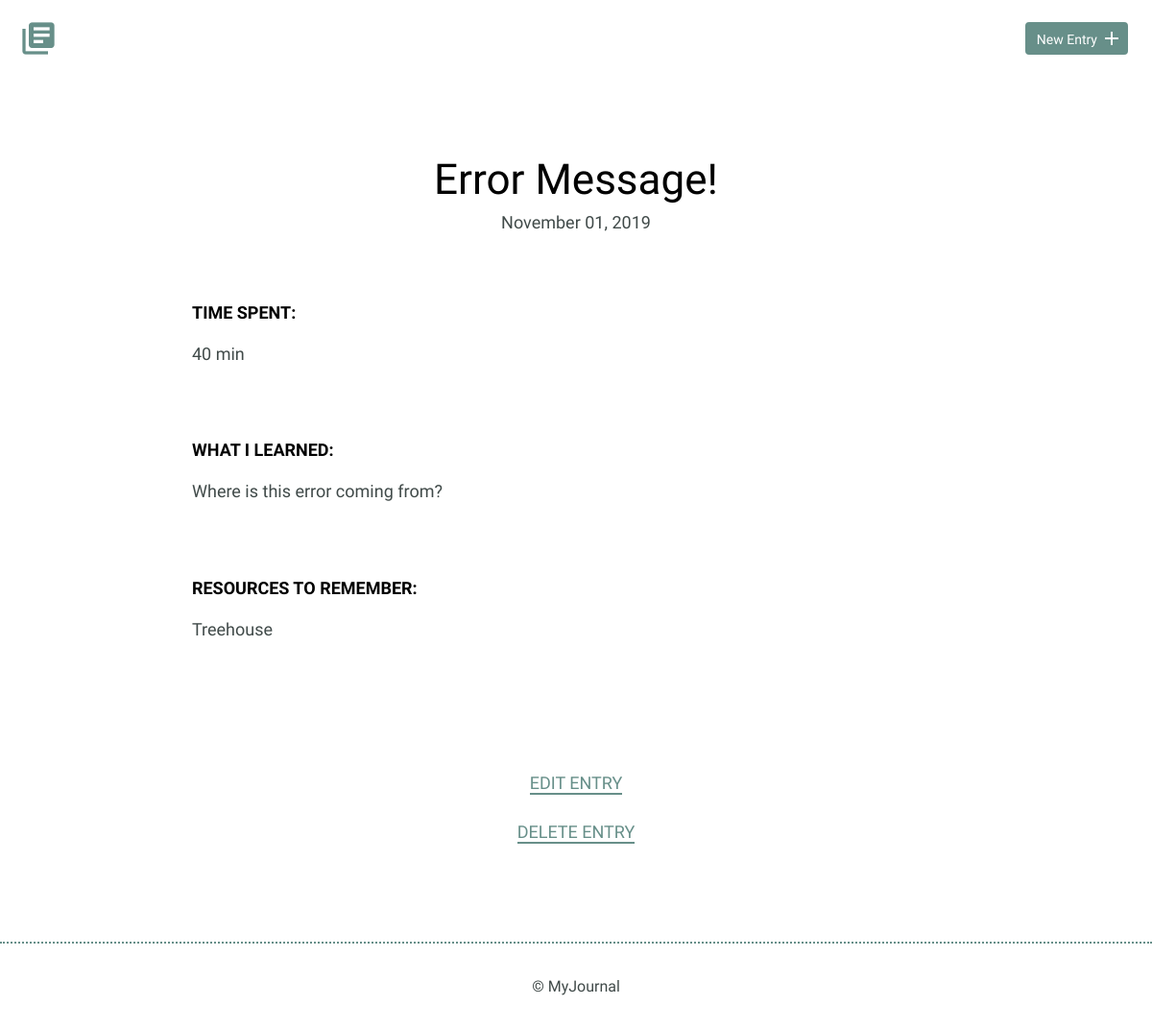
Page /detail.php?id=10 on the committed database.
### tables this page shows
CREATE TABLE "entries" (
	`id`	INTEGER,
	`title`	TEXT,
	`date`	TEXT,
	`time_spent`	INTEGER,
	`learned`	BLOB,
	`resources`	BLOB,
	PRIMARY KEY(`id`)
);

### inc/functions.php (called while the page is built, shortened)
<?php
function journal_entry($id){
    include ("connection.php");
$sql = 'SELECT * FROM entries WHERE id = ?';
try{
    $results = $db->prepare($sql);
    $results->bindValue(1, $id, PDO::PARAM_INT);
    $results->execute();
} catch (Exception $e) {
      echo "Unable to retrieve results" . $e->getMessage() . "<br />";
      return false;
    }
  return $results->fetch();
}

### detail.php (the view)
<?php
include ("inc/functions.php");
include ("inc/header.php");
$id = filter_input(INPUT_GET, 'id', FILTER_SANITIZE_NUMBER_INT);
$selectedEntry=journal_entry($id);
?>
<!DOCTYPE html>
<html>
<section>
    <div class="container">
        <div class="entry-list single">
            <article>
              <h1><?php echo $selectedEntry['title'];?></h1>
                  <?php  echo "<time datetime='".$selectedEntry['date']."'>".date("F d, Y",strtotime($selectedEntry['date']))."</time><br>"; ?>
                                <div class="entry">
                                    <h3>Time Spent: </h3>
                                    <p><?php echo $selectedEntry['time_spent'];?></p>
                                </div>
                                <div class="entry">
                                    <h3>What I Learned:</h3>
                                    <p><?php echo $selectedEntry['learned']?></p>
                                </div>
                                <div class="entry">
                                    <h3>Resources to Remember:</h3>
                                    <p><?php echo $selectedEntry['resources'];?></p>
                                </div>
            </article>
        </div>
    </div>
    <div class="edit">
        <p><a href="edit.php?id=<?php echo $id;?>">Edit Entry</a></p>
        <p><a href="delete.php?id=<?php echo $id;?>">Delete Entry</a></p>
    </div>
</section>
</html>
<?php include ("inc/footer.php");?>

### css/site.css (style rules this page uses)
body { font-size: 16px; color: #404a49; font-family: 'Cousine', serif; font-weight: 400; }
.container { margin: 0 auto; padding: 0 25px; }
h1, h2, h3 { margin: 0; font-weight: 400; line-height: 1em; color: #000; }
h1 { font-size: 44px; margin-bottom: 12px; }
h3 { font-size: 18px; font-family: 'Work Sans', serif; font-weight: 600; text-transform: uppercase; }
p { line-height: 1.8em; font-size: 18px; }
p a { border-bottom: 2px solid #678f89; padding: 0; color: #678f89; text-decoration: none; }
.entry-list, .edit-entry, .new-entry { max-width: 800px; margin: 0 auto; padding: 70px 0 150px 0; }
.entry-list article { margin-bottom: 70px; text-align: center; }
.entry-list article:last-child { margin-bottom: 0; }
.entry-list.single { padding-bottom: 70px; }
.entry-list.single time { font-size: 18px; }
.entry { max-width: 800px; margin: 75px auto 0 auto; text-align: left; }
.entry p { margin-bottom: 40px; }
.edit { padding-bottom: 80px; text-align: center; margin: 0 auto; }
.edit a { font-weight: 400; text-transform: uppercase; font-size: 18px; }

### rows in the picture
entries: title "Error Message!", date "November 01, 2019", time_spent "40 min", learned "Where is this error coming from?", resources "Treehouse"
